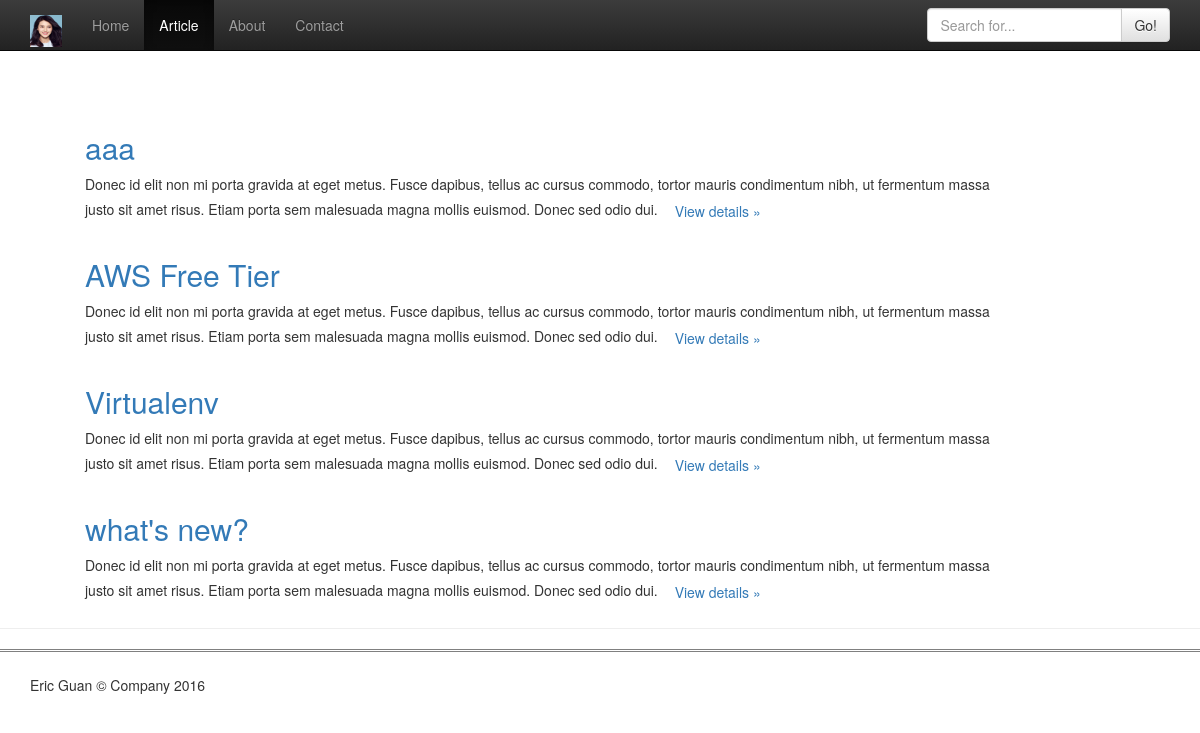
Screenshot of /news/article with the database file from the repository.
### news/models.py (models this page shows, shortened)
class Article(models.Model):
	article_title = models.CharField(max_length=200)
	pub_date = models.DateTimeField('date published')
	article_author = models.CharField(max_length=100)
	article_content = HTMLField()
	photo = models.ImageField('upload picture',upload_to='photos',null=True,blank=True)

### news/views.py (the view)
# urls.py: url(r'article',views.article,name='article'),
def article(request):
	article_list = Article.objects.order_by('-pub_date')[:20]
	context = {
		'article_list':article_list,
	}
	return render(request,'news/article.html',context)

### news/templates/news/article.html (shortened to what this page needs)
{% extends "base.html" %}
{% block active-control %}
              <li><a href="/news">Home</a></li>
              <li class="active"><a href="article.html">Article</a></li>
              <li><a href="#about">About</a></li>
              <li><a href="#contact">Contact</a></li>
{% endblock %}
{% block content %}
    <div class="container">
      <div class="row">
	      	{% if article_list%}
				<ul>
					{%for article in article_list %}
							<div class="col-md-10">
					          <h2><a href="{% url 'detail' article.id %}">{{article.article_title}}</a></h2>
					          <p>Donec id elit non mi porta gravida at eget metus. Fusce dapibus, tellus ac cursus commodo, tortor mauris condimentum nibh, ut fermentum massa justo sit amet risus. Etiam porta sem malesuada magna mollis euismod. Donec sed odio dui. <a class="btn btn-small" href="{% url 'detail' article.id %}" role="button">View details &raquo;</a></p>
					        </div>
					{% endfor %}
				</ul>
			{% else %}
				<p>No News are available.</p>
			{% endif %}
      </div>
     </div>
{% endblock %}

### rows the page displays
Article: article_title "aaa"
Article: article_title "AWS Free Tier"
Article: article_title "Virtualenv"
Article: article_title "what's new?"
